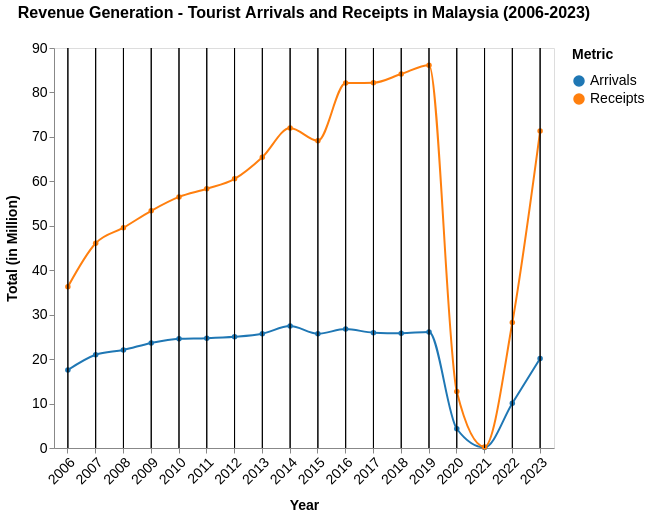

Specify this chart in Vega-Lite:
### Vega-Lite specification from a JSON file in a GitHub repository (floating-point values rounded to 4 significant figures)
{"$schema": "https://vega.github.io/schema/vega-lite/v5.json", "description": "Dual-axis line chart for Tourist Arrivals and Receipts in Malaysia (2006-2023) with point markers and a vertical hover rule.", "title": {"text": "Revenue Generation - Tourist Arrivals and Receipts in Malaysia (2006-2023)", "fontSize": 16, "dy": -16}, "width": 500, "height": 400, "data": {"values": [{"year": "2006", "Arrivals": 17.55, "Receipts": 36.27}, {"year": "2007", "Arrivals": 20.97, "Receipts": 46.07}, {"year": "2008", "Arrivals": 22.05, "Receipts": 49.56}, {"year": "2009", "Arrivals": 23.64, "Receipts": 53.37}, {"year": "2010", "Arrivals": 24.58, "Receipts": 56.49}, {"year": "2011", "Arrivals": 24.71, "Receipts": 58.32}, {"year": "2012", "Arrivals": 25.03, "Receipts": 60.56}, {"year": "2013", "Arrivals": 25.72, "Receipts": 65.44}, {"year": "2014", "Arrivals": 27.44, "Receipts": 72.0}, {"year": "2015", "Arrivals": 25.72, "Receipts": 69.12}, {"year": "2016", "Arrivals": 26.76, "Receipts": 82.1}, {"year": "2017", "Arrivals": 25.95, "Receipts": 82.17}, {"year": "2018", "Arrivals": 25.83, "Receipts": 84.14}, {"year": "2019", "Arrivals": 26.1, "Receipts": 86.14}, {"year": "2020", "Arrivals": 4.33, "Receipts": 12.69}, {"year": "2021", "Arrivals": 0.13, "Receipts": 0.24}, {"year": "2022", "Arrivals": 10.07, "Receipts": 28.23}, {"year": "2023", "Arrivals": 20.14, "Receipts": 71.31}]}, "transform": [{"fold": ["Arrivals", "Receipts"], "as": ["Metric", "Value"]}], "layer": [{"mark": {"type": "line", "point": true, "interpolate": "monotone"}, "encoding": {"x": {"field": "year", "type": "ordinal", "title": "Year", "axis": {"labelAngle": -45, "titlePadding": 12, "labelFontSize": 14, "titleFontSize": 14, "grid": false}, "scale": {"domain": ["2006", "2007", "2008", "2009", "2010", "2011", "2012", "2013", "2014", "2015", "2016", "2017", "2018", "2019", "2020", "2021", "2022", "2023"]}}, "y": {"field": "Value", "type": "quantitative", "title": "Total (in Million)", "axis": {"titlePadding": 12, "labelFontSize": 14, "titleFontSize": 14, "grid": false}}, "color": {"field": "Metric", "type": "nominal", "scale": {"domain": ["Arrivals", "Receipts"], "range": ["#1f77b4", "#ff7f0e"]}, "legend": {"title": "Metric", "labelFontSize": 14, "titleFontSize": 14, "titlePadding": 12}}, "tooltip": [{"field": "year", "title": "Year"}, {"field": "Metric", "title": "Value Type", "format": "N", "type": "nominal", "aggregate": "distinct"}, {"field": "Value", "title": "Value", "format": ".2f", "type": "quantitative"}]}}, {"params": [{"name": "hover", "select": {"type": "point", "encodings": ["x"], "on": "mouseover", "nearest": true}}], "mark": "rule", "encoding": {"x": {"field": "year", "type": "ordinal"}, "color": {"value": "black"}, "opacity": {"condition": {"param": "hover", "value": 1}, "value": 0}}}]}
